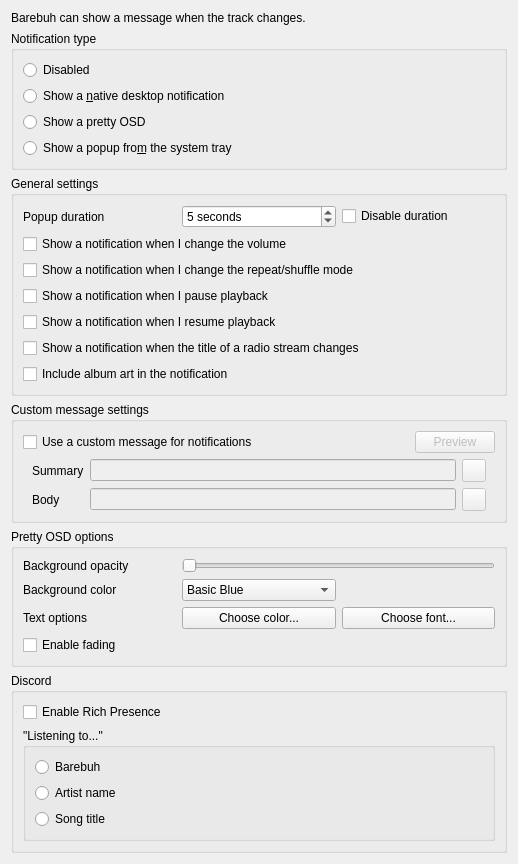
<?xml version="1.0" encoding="UTF-8"?>
<ui version="4.0">
 <class>NotificationsSettingsPage</class>
 <widget class="QWidget" name="NotificationsSettingsPage">
  <property name="geometry">
   <rect>
    <x>0</x>
    <y>0</y>
    <width>518</width>
    <height>844</height>
   </rect>
  </property>
  <property name="windowTitle">
   <string>Notifications</string>
  </property>
  <layout class="QVBoxLayout" name="layout_notificationssettingspage">
   <item>
    <widget class="QLabel" name="label_info">
     <property name="text">
      <string>Barebuh can show a message when the track changes.</string>
     </property>
    </widget>
   </item>
   <item>
    <widget class="QGroupBox" name="groupbox_notification_type">
     <property name="title">
      <string>Notification type</string>
     </property>
     <layout class="QVBoxLayout" name="verticalLayout_7">
      <item>
       <widget class="QRadioButton" name="notifications_none">
        <property name="text">
         <string comment="Refers to a disabled notification type in Notification settings.">Disabled</string>
        </property>
       </widget>
      </item>
      <item>
       <widget class="QRadioButton" name="notifications_native">
        <property name="text">
         <string>Show a &amp;native desktop notification</string>
        </property>
       </widget>
      </item>
      <item>
       <widget class="QRadioButton" name="notifications_pretty">
        <property name="text">
         <string>Show a pretty OSD</string>
        </property>
       </widget>
      </item>
      <item>
       <widget class="QRadioButton" name="notifications_tray">
        <property name="text">
         <string>Show a popup fro&amp;m the system tray</string>
        </property>
       </widget>
      </item>
     </layout>
    </widget>
   </item>
   <item>
    <widget class="QGroupBox" name="notifications_general">
     <property name="title">
      <string>General settings</string>
     </property>
     <layout class="QVBoxLayout" name="layout_notifications_general">
      <item>
       <widget class="QWidget" name="notifications_options" native="true">
        <layout class="QHBoxLayout" name="layout_notifications_options">
         <property name="leftMargin">
          <number>0</number>
         </property>
         <property name="topMargin">
          <number>0</number>
         </property>
         <property name="rightMargin">
          <number>0</number>
         </property>
         <property name="bottomMargin">
          <number>0</number>
         </property>
         <item>
          <widget class="QLabel" name="label_3">
           <property name="text">
            <string>Popup duration</string>
           </property>
          </widget>
         </item>
         <item>
          <widget class="QSpinBox" name="notifications_duration">
           <property name="suffix">
            <string> seconds</string>
           </property>
           <property name="minimum">
            <number>1</number>
           </property>
           <property name="maximum">
            <number>20</number>
           </property>
           <property name="value">
            <number>5</number>
           </property>
          </widget>
         </item>
         <item>
          <widget class="QCheckBox" name="notifications_disable_duration">
           <property name="text">
            <string>Disable duration</string>
           </property>
          </widget>
         </item>
        </layout>
       </widget>
      </item>
      <item>
       <widget class="QCheckBox" name="notifications_volume">
        <property name="text">
         <string>Show a notification when I change the volume</string>
        </property>
       </widget>
      </item>
      <item>
       <widget class="QCheckBox" name="notifications_play_mode">
        <property name="text">
         <string>Show a notification when I change the repeat/shuffle mode</string>
        </property>
       </widget>
      </item>
      <item>
       <widget class="QCheckBox" name="notifications_pause">
        <property name="text">
         <string>Show a notification when I pause playback</string>
        </property>
       </widget>
      </item>
      <item>
       <widget class="QCheckBox" name="notifications_resume">
        <property name="text">
         <string>Show a notification when I resume playback</string>
        </property>
       </widget>
      </item>
      <item>
       <widget class="QCheckBox" name="notifications_stream_title_change">
        <property name="text">
         <string>Show a notification when the title of a radio stream changes</string>
        </property>
       </widget>
      </item>
      <item>
       <widget class="QCheckBox" name="notifications_art">
        <property name="text">
         <string>Include album art in the notification</string>
        </property>
       </widget>
      </item>
     </layout>
    </widget>
   </item>
   <item>
    <widget class="QGroupBox" name="notifications_custom_text_group">
     <property name="title">
      <string>Custom message settings</string>
     </property>
     <layout class="QVBoxLayout" name="layout_notifications_custom_text_group">
      <item>
       <widget class="QFrame" name="frame_custom_notifications">
        <property name="frameShape">
         <enum>QFrame::Shape::NoFrame</enum>
        </property>
        <property name="frameShadow">
         <enum>QFrame::Shadow::Plain</enum>
        </property>
        <property name="lineWidth">
         <number>0</number>
        </property>
        <layout class="QHBoxLayout" name="horizontalLayout_7">
         <property name="leftMargin">
          <number>0</number>
         </property>
         <property name="topMargin">
          <number>0</number>
         </property>
         <property name="rightMargin">
          <number>0</number>
         </property>
         <property name="bottomMargin">
          <number>0</number>
         </property>
         <item>
          <widget class="QCheckBox" name="notifications_custom_text_enabled">
           <property name="text">
            <string>Use a custom message for notifications</string>
           </property>
          </widget>
         </item>
         <item>
          <widget class="QPushButton" name="notifications_preview">
           <property name="enabled">
            <bool>false</bool>
           </property>
           <property name="sizePolicy">
            <sizepolicy hsizetype="Fixed" vsizetype="Fixed">
             <horstretch>0</horstretch>
             <verstretch>0</verstretch>
            </sizepolicy>
           </property>
           <property name="text">
            <string>Preview</string>
           </property>
          </widget>
         </item>
        </layout>
       </widget>
      </item>
      <item>
       <widget class="QFrame" name="frame">
        <property name="frameShape">
         <enum>QFrame::Shape::NoFrame</enum>
        </property>
        <property name="frameShadow">
         <enum>QFrame::Shadow::Plain</enum>
        </property>
        <property name="lineWidth">
         <number>0</number>
        </property>
        <layout class="QGridLayout" name="gridLayout">
         <property name="topMargin">
          <number>0</number>
         </property>
         <property name="bottomMargin">
          <number>0</number>
         </property>
         <item row="0" column="1">
          <widget class="QLineEdit" name="notifications_custom_text1">
           <property name="enabled">
            <bool>false</bool>
           </property>
           <property name="text">
            <string notr="true"/>
           </property>
          </widget>
         </item>
         <item row="0" column="2">
          <widget class="QToolButton" name="notifications_exp_chooser1">
           <property name="enabled">
            <bool>false</bool>
           </property>
           <property name="accessibleName">
            <string>MenuPopupToolButton</string>
           </property>
           <property name="text">
            <string/>
           </property>
          </widget>
         </item>
         <item row="0" column="0">
          <widget class="QLabel" name="label_summary">
           <property name="text">
            <string>Summary</string>
           </property>
          </widget>
         </item>
         <item row="1" column="0">
          <widget class="QLabel" name="label_body">
           <property name="text">
            <string>Body</string>
           </property>
          </widget>
         </item>
         <item row="1" column="1">
          <widget class="QLineEdit" name="notifications_custom_text2">
           <property name="enabled">
            <bool>false</bool>
           </property>
           <property name="text">
            <string notr="true"/>
           </property>
          </widget>
         </item>
         <item row="1" column="2">
          <widget class="QToolButton" name="notifications_exp_chooser2">
           <property name="enabled">
            <bool>false</bool>
           </property>
           <property name="accessibleName">
            <string>MenuPopupToolButton</string>
           </property>
           <property name="text">
            <string/>
           </property>
          </widget>
         </item>
        </layout>
       </widget>
      </item>
     </layout>
    </widget>
   </item>
   <item>
    <widget class="QGroupBox" name="notifications_pretty_group">
     <property name="title">
      <string>Pretty OSD options</string>
     </property>
     <layout class="QGridLayout" name="layout_notifications_pretty_group">
      <item row="0" column="1" colspan="2">
       <widget class="QSlider" name="notifications_opacity">
        <property name="orientation">
         <enum>Qt::Orientation::Horizontal</enum>
        </property>
       </widget>
      </item>
      <item row="1" column="0">
       <widget class="QLabel" name="label_5">
        <property name="text">
         <string>Background color</string>
        </property>
       </widget>
      </item>
      <item row="2" column="0">
       <widget class="QLabel" name="label_6">
        <property name="text">
         <string>Text options</string>
        </property>
       </widget>
      </item>
      <item row="2" column="2">
       <widget class="QPushButton" name="notifications_font_choose">
        <property name="text">
         <string>Choose font...</string>
        </property>
       </widget>
      </item>
      <item row="2" column="1">
       <widget class="QPushButton" name="notifications_fg_choose">
        <property name="text">
         <string>Choose color...</string>
        </property>
       </widget>
      </item>
      <item row="0" column="0">
       <widget class="QLabel" name="label_4">
        <property name="text">
         <string>Background opacity</string>
        </property>
       </widget>
      </item>
      <item row="1" column="1">
       <widget class="QComboBox" name="notifications_bg_preset">
        <item>
         <property name="text">
          <string>Basic Blue</string>
         </property>
        </item>
        <item>
         <property name="text">
          <string>Barebuh Violet</string>
         </property>
        </item>
        <item>
         <property name="text">
          <string>Custom...</string>
         </property>
        </item>
       </widget>
      </item>
      <item row="3" column="0">
       <widget class="QCheckBox" name="notifications_fading">
        <property name="text">
         <string>Enable fading</string>
        </property>
       </widget>
      </item>
     </layout>
    </widget>
   </item>
   <item>
    <widget class="QGroupBox" name="groupbox_discord">
     <property name="title">
      <string>Discord</string>
     </property>
     <layout class="QVBoxLayout" name="verticalLayout_3">
      <item>
       <widget class="QCheckBox" name="richpresence_enabled">
        <property name="text">
         <string>Enable Rich Presence</string>
        </property>
       </widget>
      </item>
      <item>
       <widget class="QGroupBox" name="richpresence_listening_to">
        <property name="title">
         <string>&quot;Listening to...&quot;</string>
        </property>
        <layout class="QVBoxLayout" name="verticalLayout_11">
         <item>
          <widget class="QRadioButton" name="richpresence_listening_to_app">
           <property name="text">
            <string>Barebuh</string>
           </property>
          </widget>
         </item>
         <item>
          <widget class="QRadioButton" name="richpresence_listening_to_artist">
           <property name="text">
            <string>Artist name</string>
           </property>
          </widget>
         </item>
         <item>
          <widget class="QRadioButton" name="richpresence_listening_to_song">
           <property name="text">
            <string>Song title</string>
           </property>
          </widget>
         </item>
        </layout>
       </widget>
      </item>
     </layout>
    </widget>
   </item>
   <item>
    <spacer name="spacer_bottom">
     <property name="orientation">
      <enum>Qt::Orientation::Vertical</enum>
     </property>
     <property name="sizeHint" stdset="0">
      <size>
       <width>20</width>
       <height>32</height>
      </size>
     </property>
    </spacer>
   </item>
  </layout>
  <action name="action_artist">
   <property name="text">
    <string notr="true">%artist%</string>
   </property>
   <property name="toolTip">
    <string>Add song artist tag</string>
   </property>
  </action>
  <action name="action_album">
   <property name="text">
    <string notr="true">%album%</string>
   </property>
   <property name="toolTip">
    <string>Add song album tag</string>
   </property>
  </action>
  <action name="action_title">
   <property name="text">
    <string notr="true">%title%</string>
   </property>
   <property name="toolTip">
    <string>Add song title tag</string>
   </property>
  </action>
  <action name="action_albumartist">
   <property name="text">
    <string notr="true">%albumartist%</string>
   </property>
   <property name="toolTip">
    <string>Add song albumartist tag</string>
   </property>
  </action>
  <action name="action_year">
   <property name="text">
    <string notr="true">%year%</string>
   </property>
   <property name="toolTip">
    <string>Add song year tag</string>
   </property>
  </action>
  <action name="action_composer">
   <property name="text">
    <string notr="true">%composer%</string>
   </property>
   <property name="toolTip">
    <string>Add song composer tag</string>
   </property>
  </action>
  <action name="action_performer">
   <property name="text">
    <string notr="true">%performer%</string>
   </property>
   <property name="toolTip">
    <string>Add song performer tag</string>
   </property>
  </action>
  <action name="action_grouping">
   <property name="text">
    <string notr="true">%grouping%</string>
   </property>
   <property name="toolTip">
    <string>Add song grouping tag</string>
   </property>
  </action>
  <action name="action_disc">
   <property name="text">
    <string notr="true">%disc%</string>
   </property>
   <property name="toolTip">
    <string>Add song disc tag</string>
   </property>
  </action>
  <action name="action_track">
   <property name="text">
    <string notr="true">%track%</string>
   </property>
   <property name="toolTip">
    <string>Add song track tag</string>
   </property>
  </action>
  <action name="action_genre">
   <property name="text">
    <string notr="true">%genre%</string>
   </property>
   <property name="toolTip">
    <string>Add song genre tag</string>
   </property>
  </action>
  <action name="action_length">
   <property name="text">
    <string notr="true">%length%</string>
   </property>
   <property name="toolTip">
    <string>Add song length tag</string>
   </property>
  </action>
  <action name="action_playcount">
   <property name="text">
    <string notr="true">%playcount%</string>
   </property>
   <property name="toolTip">
    <string>Add song play count</string>
   </property>
  </action>
  <action name="action_skipcount">
   <property name="text">
    <string notr="true">%skipcount%</string>
   </property>
   <property name="toolTip">
    <string>Add song skip count</string>
   </property>
  </action>
  <action name="action_rating">
   <property name="text">
    <string notr="true">%rating%</string>
   </property>
   <property name="toolTip">
    <string>Add song rating</string>
   </property>
  </action>
  <action name="action_newline">
   <property name="text">
    <string notr="true">%newline%</string>
   </property>
   <property name="toolTip">
    <string>Add a new line if supported by the notification type</string>
   </property>
  </action>
  <action name="action_filename">
   <property name="text">
    <string>%filename%</string>
   </property>
   <property name="toolTip">
    <string>Add song filename</string>
   </property>
  </action>
  <action name="action_url">
   <property name="text">
    <string>%url%</string>
   </property>
   <property name="toolTip">
    <string>Add song URL</string>
   </property>
  </action>
  <action name="action_originalyear">
   <property name="text">
    <string>%originalyear%</string>
   </property>
   <property name="toolTip">
    <string>Add song original year tag</string>
   </property>
  </action>
 </widget>
 <tabstops>
  <tabstop>notifications_none</tabstop>
  <tabstop>notifications_native</tabstop>
  <tabstop>notifications_pretty</tabstop>
  <tabstop>notifications_tray</tabstop>
  <tabstop>notifications_duration</tabstop>
  <tabstop>notifications_disable_duration</tabstop>
  <tabstop>notifications_volume</tabstop>
  <tabstop>notifications_play_mode</tabstop>
  <tabstop>notifications_pause</tabstop>
  <tabstop>notifications_resume</tabstop>
  <tabstop>notifications_stream_title_change</tabstop>
  <tabstop>notifications_art</tabstop>
  <tabstop>notifications_custom_text_enabled</tabstop>
  <tabstop>notifications_preview</tabstop>
  <tabstop>notifications_custom_text1</tabstop>
  <tabstop>notifications_exp_chooser1</tabstop>
  <tabstop>notifications_custom_text2</tabstop>
  <tabstop>notifications_exp_chooser2</tabstop>
  <tabstop>notifications_opacity</tabstop>
  <tabstop>notifications_bg_preset</tabstop>
  <tabstop>notifications_fg_choose</tabstop>
  <tabstop>notifications_font_choose</tabstop>
  <tabstop>notifications_fading</tabstop>
  <tabstop>richpresence_enabled</tabstop>
  <tabstop>richpresence_listening_to_app</tabstop>
  <tabstop>richpresence_listening_to_artist</tabstop>
  <tabstop>richpresence_listening_to_song</tabstop>
 </tabstops>
 <resources/>
 <connections/>
</ui>
